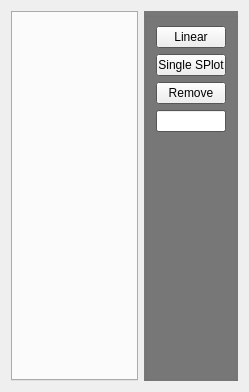
<?xml version="1.0" encoding="UTF-8"?>
<ui version="4.0">
 <class>Form_realtimeViewerPlots</class>
 <widget class="QWidget" name="Form_realtimeViewerPlots">
  <property name="geometry">
   <rect>
    <x>0</x>
    <y>0</y>
    <width>241</width>
    <height>392</height>
   </rect>
  </property>
  <property name="windowTitle">
   <string>Form</string>
  </property>
  <layout class="QHBoxLayout" name="horizontalLayout" stretch="10,1">
   <item>
    <widget class="QTabWidget" name="tabWidget_plots"/>
   </item>
   <item>
    <widget class="QGroupBox" name="groupBox">
     <property name="palette">
      <palette>
       <active>
        <colorrole role="Base">
         <brush brushstyle="SolidPattern">
          <color alpha="255">
           <red>255</red>
           <green>255</green>
           <blue>255</blue>
          </color>
         </brush>
        </colorrole>
        <colorrole role="Window">
         <brush brushstyle="SolidPattern">
          <color alpha="255">
           <red>120</red>
           <green>120</green>
           <blue>120</blue>
          </color>
         </brush>
        </colorrole>
       </active>
       <inactive>
        <colorrole role="Base">
         <brush brushstyle="SolidPattern">
          <color alpha="255">
           <red>255</red>
           <green>255</green>
           <blue>255</blue>
          </color>
         </brush>
        </colorrole>
        <colorrole role="Window">
         <brush brushstyle="SolidPattern">
          <color alpha="255">
           <red>120</red>
           <green>120</green>
           <blue>120</blue>
          </color>
         </brush>
        </colorrole>
       </inactive>
       <disabled>
        <colorrole role="Base">
         <brush brushstyle="SolidPattern">
          <color alpha="255">
           <red>120</red>
           <green>120</green>
           <blue>120</blue>
          </color>
         </brush>
        </colorrole>
        <colorrole role="Window">
         <brush brushstyle="SolidPattern">
          <color alpha="255">
           <red>120</red>
           <green>120</green>
           <blue>120</blue>
          </color>
         </brush>
        </colorrole>
       </disabled>
      </palette>
     </property>
     <property name="autoFillBackground">
      <bool>true</bool>
     </property>
     <property name="title">
      <string/>
     </property>
     <property name="flat">
      <bool>true</bool>
     </property>
     <property name="checkable">
      <bool>false</bool>
     </property>
     <layout class="QVBoxLayout" name="verticalLayout">
      <item>
       <widget class="QPushButton" name="pushButton_linear">
        <property name="maximumSize">
         <size>
          <width>70</width>
          <height>16777215</height>
         </size>
        </property>
        <property name="text">
         <string>Linear</string>
        </property>
       </widget>
      </item>
      <item>
       <widget class="QPushButton" name="pushButton_circ">
        <property name="maximumSize">
         <size>
          <width>70</width>
          <height>16777215</height>
         </size>
        </property>
        <property name="text">
         <string>Single SPlot</string>
        </property>
       </widget>
      </item>
      <item>
       <widget class="QPushButton" name="pushButton_remove">
        <property name="maximumSize">
         <size>
          <width>70</width>
          <height>16777215</height>
         </size>
        </property>
        <property name="text">
         <string>Remove</string>
        </property>
       </widget>
      </item>
      <item>
       <widget class="QLineEdit" name="lineEdit_name">
        <property name="minimumSize">
         <size>
          <width>70</width>
          <height>0</height>
         </size>
        </property>
        <property name="maximumSize">
         <size>
          <width>70</width>
          <height>16777215</height>
         </size>
        </property>
       </widget>
      </item>
      <item>
       <spacer name="verticalSpacer">
        <property name="orientation">
         <enum>Qt::Vertical</enum>
        </property>
        <property name="sizeHint" stdset="0">
         <size>
          <width>20</width>
          <height>40</height>
         </size>
        </property>
       </spacer>
      </item>
     </layout>
    </widget>
   </item>
  </layout>
 </widget>
 <resources/>
 <connections>
  <connection>
   <sender>pushButton_linear</sender>
   <signal>clicked()</signal>
   <receiver>Form_realtimeViewerPlots</receiver>
   <slot>buttonPushed_add_lin_plot()</slot>
   <hints>
    <hint type="sourcelabel">
     <x>667</x>
     <y>42</y>
    </hint>
    <hint type="destinationlabel">
     <x>587</x>
     <y>410</y>
    </hint>
   </hints>
  </connection>
  <connection>
   <sender>pushButton_remove</sender>
   <signal>clicked()</signal>
   <receiver>Form_realtimeViewerPlots</receiver>
   <slot>buttonPushed_rem_current()</slot>
   <hints>
    <hint type="sourcelabel">
     <x>667</x>
     <y>129</y>
    </hint>
    <hint type="destinationlabel">
     <x>589</x>
     <y>457</y>
    </hint>
   </hints>
  </connection>
  <connection>
   <sender>pushButton_circ</sender>
   <signal>clicked()</signal>
   <receiver>Form_realtimeViewerPlots</receiver>
   <slot>buttonPushed_add_circ_plot()</slot>
   <hints>
    <hint type="sourcelabel">
     <x>667</x>
     <y>71</y>
    </hint>
    <hint type="destinationlabel">
     <x>493</x>
     <y>0</y>
    </hint>
   </hints>
  </connection>
  <connection>
   <sender>lineEdit_name</sender>
   <signal>returnPressed()</signal>
   <receiver>Form_realtimeViewerPlots</receiver>
   <slot>newText_description()</slot>
   <hints>
    <hint type="sourcelabel">
     <x>651</x>
     <y>142</y>
    </hint>
    <hint type="destinationlabel">
     <x>560</x>
     <y>-8</y>
    </hint>
   </hints>
  </connection>
  <connection>
   <sender>tabWidget_plots</sender>
   <signal>currentChanged(int)</signal>
   <receiver>Form_realtimeViewerPlots</receiver>
   <slot>newSelection_tab(int)</slot>
   <hints>
    <hint type="sourcelabel">
     <x>155</x>
     <y>52</y>
    </hint>
    <hint type="destinationlabel">
     <x>231</x>
     <y>-10</y>
    </hint>
   </hints>
  </connection>
 </connections>
 <slots>
  <slot>newText_description()</slot>
  <slot>buttonPushed_add_lin_plot()</slot>
  <slot>buttonPushed_add_pol_plot()</slot>
  <slot>buttonPushed_rem_current()</slot>
  <slot>buttonPushed_add_circ_plot()</slot>
  <slot>newSelection_tab(int)</slot>
 </slots>
</ui>
